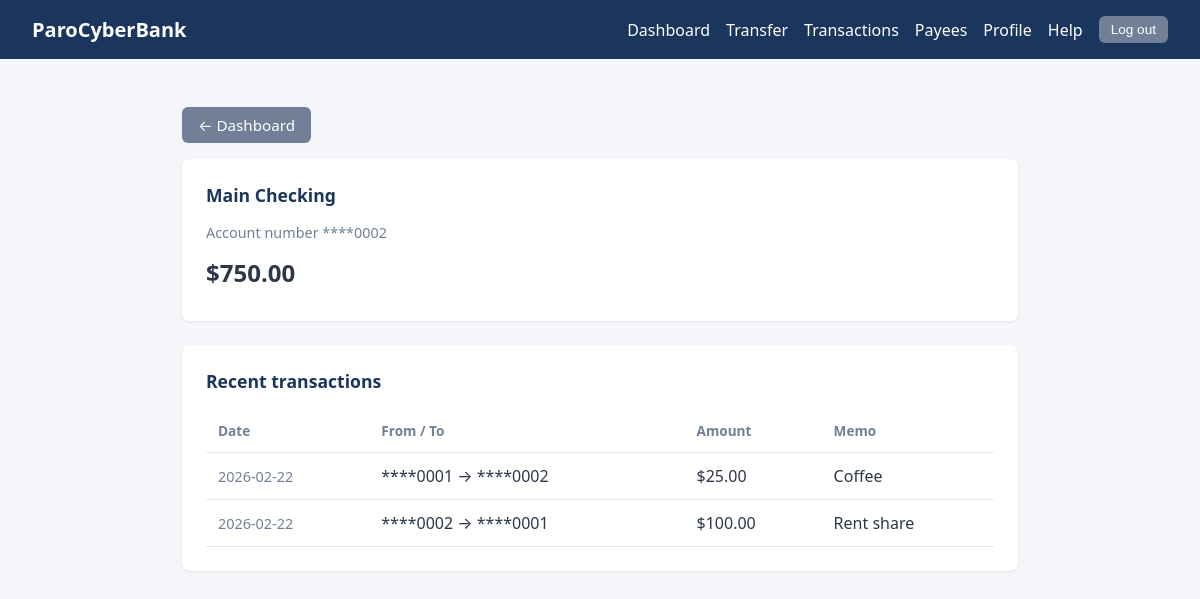
The app's page /accounts/2 (signed in) with its own data.
### tables this page shows
CREATE TABLE accounts (
                id INTEGER PRIMARY KEY AUTOINCREMENT,
                user_id INTEGER NOT NULL,
                account_number TEXT UNIQUE NOT NULL,
                name TEXT NOT NULL,
                balance_cents INTEGER NOT NULL DEFAULT 0,
                FOREIGN KEY (user_id) REFERENCES users(id)
            );

CREATE TABLE transactions (
                id INTEGER PRIMARY KEY AUTOINCREMENT,
                from_account_id INTEGER NOT NULL,
                to_account_id INTEGER NOT NULL,
                amount_cents INTEGER NOT NULL,
                memo TEXT,
                created_at TEXT NOT NULL,
                FOREIGN KEY (from_account_id) REFERENCES accounts(id),
                FOREIGN KEY (to_account_id) REFERENCES accounts(id)
            );

### app.py (the view)
@app.route("/accounts/<int:account_id>")
@login_required
def account_page(account_id):
    conn = get_db()
    row = conn.execute(
        "SELECT id, user_id, account_number, name, balance_cents FROM accounts WHERE id = ?",
        (account_id,),
    ).fetchone()
    if not row:
        conn.close()
        return "Account not found", 404
    tx_rows = conn.execute(
        """SELECT t.id, t.from_account_id, t.to_account_id, t.amount_cents, t.memo, t.created_at,
                  a_from.account_number AS from_num, a_to.account_number AS to_num
           FROM transactions t
           JOIN accounts a_from ON a_from.id = t.from_account_id
           JOIN accounts a_to ON a_to.id = t.to_account_id
           WHERE t.from_account_id = ? OR t.to_account_id = ?
           ORDER BY t.created_at DESC LIMIT 50""",
        (account_id, account_id),
    ).fetchall()
    conn.close()
    transactions = [row_to_transaction(r, from_number=r["from_num"], to_number=r["to_num"]) for r in tx_rows]
    return render_template(
        "account.html",
        account=row_to_account(row),
        transactions=transactions,
    )

### app.py (called while the page is built)
def get_db():
    conn = sqlite3.connect(DATABASE)
    conn.row_factory = sqlite3.Row
    return conn

def login_required(f):
    @wraps(f)
    def wrapped(*args, **kwargs):
        if "user_id" not in session:
            if request.is_json or request.path.startswith("/api/"):
                return jsonify({"error": "Login required"}), 401
            return redirect(url_for("login_page", next=request.url))
        return f(*args, **kwargs)
    return wrapped

def row_to_account(r):
    return {
        "id": r["id"],
        "account_number": r["account_number"],
        "name": r["name"],
        "balance_cents": r["balance_cents"],
        "balance": f"{r['balance_cents'] / 100:.2f}",
    }

def row_to_transaction(r, from_number=None, to_number=None):
    d = {
        "id": r["id"],
        "from_account_id": r["from_account_id"],
        "to_account_id": r["to_account_id"],
        "amount_cents": r["amount_cents"],
        "amount": f"{r['amount_cents'] / 100:.2f}",
        "memo": r["memo"] or "",
        "created_at": r["created_at"],
    }
    if from_number:
        d["from_account_number"] = from_number
    if to_number:
        d["to_account_number"] = to_number
    return d

### templates/account.html (shortened to what this page needs)
{% extends "base.html" %}
{% block content %}
<p style="margin-bottom: 1rem;"><a href="/dashboard" class="btn btn-secondary">← Dashboard</a></p>
<div class="card">
  <h2>{{ account.name }}</h2>
  <p class="muted">Account number ****{{ account.account_number[-4:] }}</p>
  <p style="font-size: 1.5rem; margin: 0.5rem 0;"><strong>${{ account.balance }}</strong></p>
</div>
<div class="card">
  <h2>Recent transactions</h2>
  {% if transactions %}
  <table>
    <thead>
      <tr>
        <th>Date</th>
        <th>From / To</th>
        <th>Amount</th>
        <th>Memo</th>
      </tr>
    </thead>
    <tbody>
      {% for t in transactions %}
      <tr>
        <td class="muted">{{ t.created_at[:10] }}</td>
        <td>****{{ t.from_account_number[-4:] }} → ****{{ t.to_account_number[-4:] }}</td>
        <td>${{ t.amount }}</td>
        <td>{{ t.memo or '—' }}</td>
      </tr>
      {% endfor %}
    </tbody>
  </table>
  {% else %}
  <p class="muted">No transactions yet.</p>
  {% endif %}
</div>
{% endblock %}

### records on screen
accounts: name "Main Checking", account_number "0002"
transactions: created_at "2026-02-22", account_number "0001", account_number "0002", amount "25.00", memo "Coffee"
transactions: created_at "2026-02-22", account_number "0002", account_number "0001", amount "100.00", memo "Rent share"

### other values on screen
{{ account.balance }} "750.00"
